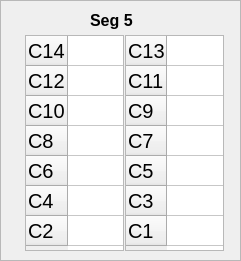
     <widget class="QFrame" name="frame_28">
      <property name="geometry">
       <rect>
        <x>985</x>
        <y>40</y>
        <width>241</width>
        <height>261</height>
       </rect>
      </property>
      <property name="frameShape">
       <enum>QFrame::StyledPanel</enum>
      </property>
      <property name="frameShadow">
       <enum>QFrame::Raised</enum>
      </property>
      <widget class="QTableWidget" name="B5_even">
       <property name="geometry">
        <rect>
         <x>25</x>
         <y>35</y>
         <width>99</width>
         <height>216</height>
        </rect>
       </property>
       <property name="font">
        <font>
         <pointsize>15</pointsize>
        </font>
       </property>
       <attribute name="horizontalHeaderVisible">
        <bool>false</bool>
       </attribute>
       <attribute name="horizontalHeaderDefaultSectionSize">
        <number>60</number>
       </attribute>
       <row>
        <property name="text">
         <string>C14</string>
        </property>
       </row>
       <row>
        <property name="text">
         <string>C12</string>
        </property>
       </row>
       <row>
        <property name="text">
         <string>C10</string>
        </property>
       </row>
       <row>
        <property name="text">
         <string>C8</string>
        </property>
       </row>
       <row>
        <property name="text">
         <string>C6</string>
        </property>
       </row>
       <row>
        <property name="text">
         <string>C4</string>
        </property>
       </row>
       <row>
        <property name="text">
         <string>C2</string>
        </property>
       </row>
       <column>
        <property name="text">
         <string>Right</string>
        </property>
       </column>
      </widget>
      <widget class="QTableWidget" name="B5_odd">
       <property name="geometry">
        <rect>
         <x>125</x>
         <y>35</y>
         <width>99</width>
         <height>216</height>
        </rect>
       </property>
       <property name="font">
        <font>
         <pointsize>15</pointsize>
        </font>
       </property>
       <attribute name="horizontalHeaderVisible">
        <bool>false</bool>
       </attribute>
       <attribute name="horizontalHeaderDefaultSectionSize">
        <number>60</number>
       </attribute>
       <row>
        <property name="text">
         <string>C13</string>
        </property>
       </row>
       <row>
        <property name="text">
         <string>C11</string>
        </property>
       </row>
       <row>
        <property name="text">
         <string>C9</string>
        </property>
       </row>
       <row>
        <property name="text">
         <string>C7</string>
        </property>
       </row>
       <row>
        <property name="text">
         <string>C5</string>
        </property>
       </row>
       <row>
        <property name="text">
         <string>C3</string>
        </property>
       </row>
       <row>
        <property name="text">
         <string>C1</string>
        </property>
       </row>
       <column>
        <property name="text">
         <string>Left</string>
        </property>
       </column>
      </widget>
      <widget class="QLabel" name="box5_label_4">
       <property name="geometry">
        <rect>
         <x>90</x>
         <y>10</y>
         <width>61</width>
         <height>21</height>
        </rect>
       </property>
       <property name="font">
        <font>
         <pointsize>12</pointsize>
         <weight>75</weight>
         <bold>true</bold>
        </font>
       </property>
       <property name="text">
        <string>Seg 5</string>
       </property>
      </widget>
     </widget>
